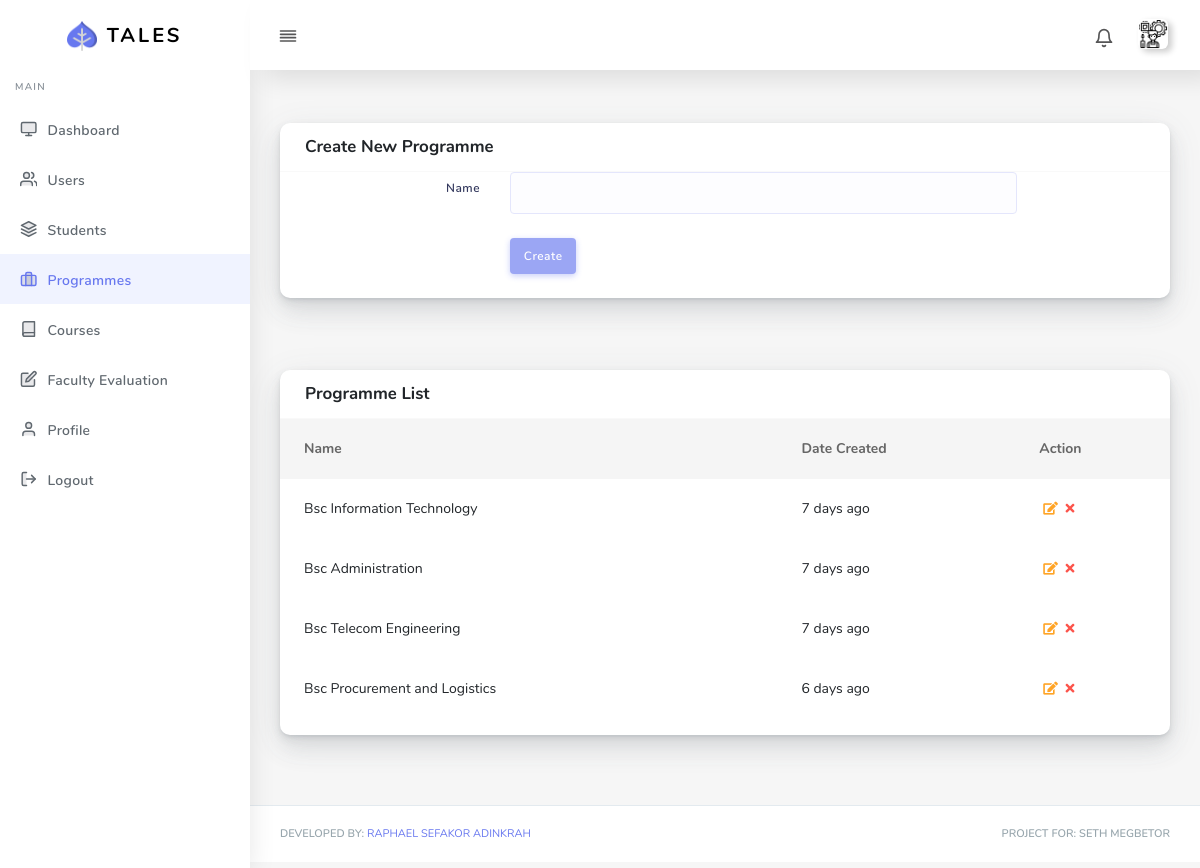
The app's page /admin/programmes.php (signed in) with its own data.
### tables this page shows
CREATE TABLE `programmes` (
  `id` int(11) NOT NULL,
  `name` varchar(255) NOT NULL,
  `created_at` timestamp NOT NULL DEFAULT current_timestamp(),
  `updated_at` timestamp NULL DEFAULT NULL
);

### Classes/Fetch.php (called while the page is built, shortened)
<?php
class Fetch
{
    protected $connection;
    function __construct(PDO $connection) {
        $this->connection =  $connection;
    }
    public function getItemsWithNoComparison($action, $table) {
        $query = $this->connection->prepare("{$action} FROM {$table}");
        if($query->execute()) {
            $all_results = array();
            while($result = $query->fetch(PDO::FETCH_OBJ)) {
                $all_results[] = $result;
            }
            return $all_results;
        } else {
            $this->error = implode(', ', $this->connection->errorInfo());
            return false;
        }
    }
}

### Classes/DateFormat.php (called while the page is built, shortened)
<?php
class DateFormat
{
	function timeAgo($time_ago)
	{
	    $time_ago = strtotime($time_ago);
	    $cur_time   = time();
	    $time_elapsed   = $cur_time - $time_ago;
	    $seconds    = $time_elapsed ;
	    $minutes    = round($time_elapsed / 60 );
	    $hours      = round($time_elapsed / 3600);
	    $days       = round($time_elapsed / 86400 );
	    if($seconds <= 60){
	        return "just now";
	    }
	    else if($hours <=24){
	        if($hours==1){
	            return "1 hour ago";
	        }else{
	            return "$hours hrs ago";
	        }
	    }
	    else if($days <= 7){
	        if($days==1){
	            return "Yesterday";
	        }else{
	            return "$days days ago";
	        }
	    }
	}
}

### admin/programmes.php (the view, shortened to what this page needs)
<?php
require_once dirname(__DIR__).'/Core/init.php';
$fetch_data = new Fetch($connection);
$date = new DateFormat($connection);
$programmes = $fetch_data->getItemsWithNoComparison('SELECT id, name, created_at', 'programmes');
?>
<!DOCTYPE html>
<html lang="en">
<head>
  <?php include 'includes/links.php'; ?>
</head>
<body>
  <div id="app">
    <div class="main-wrapper main-wrapper-1">
      <?php include 'includes/top-bar.php'; ?>
      <?php include 'includes/side-bar.php'; ?>
      <div class="main-content">
        <section class="section">
          <div class="row">
              <div class="col-12">
              <div class="card">
                <div class="card-header">
                  <h4>Create New Programme</h4>
                </div>
                <div class="card-body p-0">
                  <form data-toggle="validator" role="form" action="../Submits/create_programme.php" method="POST">
                    <div class="form-group row mb-4">
                      <label for="name" class="col-form-label text-md-right col-12 col-md-3 col-lg-3">Name</label>
                      <div class="col-sm-12 col-md-7">
                        <input type="text" class="form-control" id="name"  name="name" data-error="Bruh, the programme name field is required" required>
                      </div>
                    </div>
                    <div class="form-group row mb-4">
                      <label class="col-form-label text-md-right col-12 col-md-3 col-lg-3"></label>
                      <div class="col-sm-12 col-md-7">
                        <button type="submit" class="btn btn-primary">Create</button>
                      </div>
                    </div>
                  </form>
                </div>
              </div>
              </div>
          </div>
          <br><br>
          <div class="row">
              <div class="col-12">
              <div class="card">
                <div class="card-header">
                  <h4>Programme List</h4>
                </div>
                <div class="card-body p-0">
                    <div class="table-responsive">
                    <?php if(!empty($programmes)){ ?>
                      <table class="table table-hover">
                        <thead>
                            <th class="pl-4">Name</th>
                            <th>Date Created</th>
                            <th>Action</th>
                        </thead>
                          <tbody>
                            <?php foreach($programmes AS $program): ?>
                              <tr>
                                <td class="pl-4"><?php echo $program->name; ?></td>
                                <td><?php echo $date->timeAgo($program->created_at); ?></td>
                                <td>
                                  <a href="update_programme.php?id=<?php echo $program->id; ?>" class="text-warning"><i class="fas fa-edit"></i></a>
                                  <a href="../Submits/delete.php?programme_id=<?php echo $program->id; ?>" class="text-danger" data-toggle="tooltip" data-placement="left" title="Do you really want to delete this item permanently? NB: Action can not be undone!"><i class="fas fa-times"></i></a>
                                </td>
                              </tr>
                            <?php endforeach; ?>
                          </tbody>
                      </table>
                      <?php } else { ?>
                        <h3 class="text-danger mb-5 text-center">No data available!</h3>
                      <?php } ?>
                    </div>
                </div>
              </div>
              </div>
          </div>
        </section>
      </div>
      <?php include 'includes/footer.php'; ?>
    </div>
  </div>
</body>
</html>

### records on screen
programmes: name "Bsc Information Technology", created_at "7 days ago"
programmes: name "Bsc Administration", created_at "7 days ago"
programmes: name "Bsc Telecom Engineering", created_at "7 days ago"
programmes: name "Bsc Procurement and Logistics", created_at "6 days ago"
